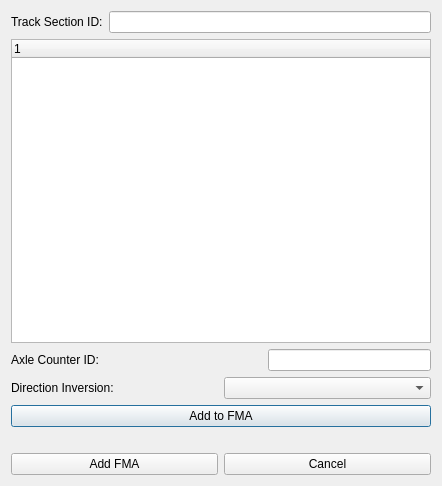
<?xml version="1.0" encoding="UTF-8"?>
<ui version="4.0">
 <class>FMA</class>
 <widget class="QDialog" name="FMA">
  <property name="geometry">
   <rect>
    <x>0</x>
    <y>0</y>
    <width>442</width>
    <height>486</height>
   </rect>
  </property>
  <property name="windowTitle">
   <string>Insert FMA</string>
  </property>
  <layout class="QVBoxLayout" name="verticalLayout_2">
   <item>
    <layout class="QVBoxLayout" name="verticalLayout">
     <item>
      <layout class="QHBoxLayout" name="horizontalLayout_4">
       <item>
        <widget class="QLabel" name="label_4">
         <property name="text">
          <string>Track Section ID:</string>
         </property>
        </widget>
       </item>
       <item>
        <widget class="QLineEdit" name="lineEdit_2"/>
       </item>
      </layout>
     </item>
     <item>
      <widget class="QTreeWidget" name="treeWidget"/>
     </item>
     <item>
      <layout class="QHBoxLayout" name="horizontalLayout_3">
       <item>
        <widget class="QLabel" name="label">
         <property name="text">
          <string>Axle Counter ID:</string>
         </property>
        </widget>
       </item>
       <item>
        <spacer name="horizontalSpacer">
         <property name="orientation">
          <enum>Qt::Horizontal</enum>
         </property>
         <property name="sizeType">
          <enum>QSizePolicy::MinimumExpanding</enum>
         </property>
         <property name="sizeHint" stdset="0">
          <size>
           <width>1</width>
           <height>20</height>
          </size>
         </property>
        </spacer>
       </item>
       <item>
        <widget class="QLineEdit" name="lineEdit"/>
       </item>
      </layout>
     </item>
     <item>
      <layout class="QHBoxLayout" name="horizontalLayout_2">
       <item>
        <widget class="QLabel" name="label_2">
         <property name="text">
          <string>Direction Inversion:</string>
         </property>
        </widget>
       </item>
       <item>
        <widget class="QComboBox" name="comboBox"/>
       </item>
      </layout>
     </item>
     <item>
      <widget class="QPushButton" name="pushButton">
       <property name="text">
        <string>Add to FMA</string>
       </property>
      </widget>
     </item>
     <item>
      <spacer name="horizontalSpacer_2">
       <property name="orientation">
        <enum>Qt::Horizontal</enum>
       </property>
       <property name="sizeHint" stdset="0">
        <size>
         <width>40</width>
         <height>20</height>
        </size>
       </property>
      </spacer>
     </item>
     <item>
      <layout class="QHBoxLayout" name="horizontalLayout">
       <item>
        <widget class="QPushButton" name="pushButton_4">
         <property name="text">
          <string>Add FMA</string>
         </property>
        </widget>
       </item>
       <item>
        <widget class="QPushButton" name="pushButton_3">
         <property name="text">
          <string>Cancel</string>
         </property>
        </widget>
       </item>
      </layout>
     </item>
    </layout>
   </item>
  </layout>
 </widget>
 <resources/>
 <connections/>
</ui>
